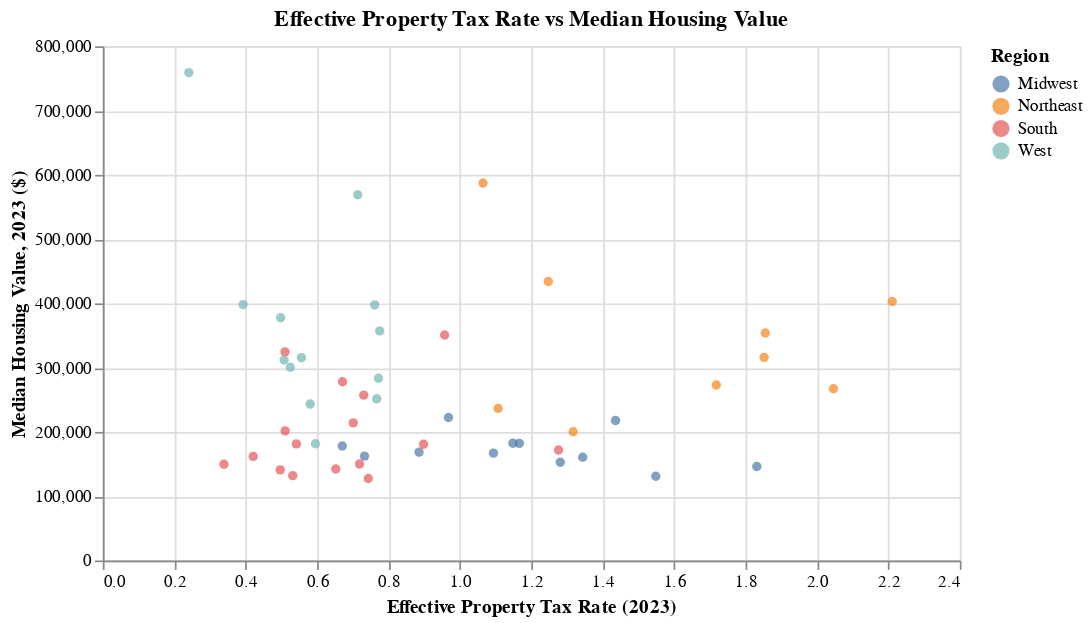

Notebook code for this chart:
### Markdown cell above
### Data Exploration

Perfect! Let's start our exploration and determine if there is a correlation between housing value and property tax rate by graphing the data.

### Code cell
Tax_plot = alt.Chart(State_df).mark_circle().encode(
    x = "Effective Property Tax Rate (2023)",
    y = "Median Housing Value, 2023 ($)",
    color = "Region",
    tooltip=['State','Effective Property Tax Rate (2023)','Median Housing Value, 2023 ($)']
).properties(
    width=500,
    title="Effective Property Tax Rate vs Median Housing Value"
)
Tax_plot

### Figure 1 — Vega-Lite specification as saved in the notebook (floating-point values rounded to 4 significant figures)
{"config": {"view": {"continuousWidth": 300, "continuousHeight": 300}}, "data": {"name": "data-445f00c6fee3f5df1550859ec3677a91"}, "mark": {"type": "circle"}, "encoding": {"color": {"field": "Region", "type": "nominal"}, "tooltip": [{"field": "State", "type": "nominal"}, {"field": "Effective Property Tax Rate (2023)", "type": "quantitative"}, {"field": "Median Housing Value, 2023 ($)", "type": "quantitative"}], "x": {"field": "Effective Property Tax Rate (2023)", "type": "quantitative"}, "y": {"field": "Median Housing Value, 2023 ($)", "type": "quantitative"}}, "title": "Effective Property Tax Rate vs Median Housing Value", "width": 500, "$schema": "https://vega.github.io/schema/vega-lite/v5.20.1.json", "datasets": {"data-445f00c6fee3f5df1550859ec3677a91": [{"State": "Alabama", "Average Income 2023 ($)": 60660, "Region": "South", "Division": "East South Central", "Total Area (sq mi)": 52420, "Land Area (sq mi)": 50645, "Water Area (sq mi)": 1775, "Population 2023": 5117673, "GDP 2023 ($Mil)": 304936, "Median Housing Value, 2023 ($)": 149700.0, "Median Property Taxes Paid, 2023 ($)(5-Year Estimate)": 511.5, "Effective Property Tax Rate (2023)": 0.3392}, {"State": "Alaska", "Average Income 2023 ($)": 98190, "Region": "West", "Division": "Pacific", "Total Area (sq mi)": 665384, "Land Area (sq mi)": 570641, "Water Area (sq mi)": 94743, "Population 2023": 736510, "GDP 2023 ($Mil)": 68056, "Median Housing Value, 2023 ($)": 283600.0, "Median Property Taxes Paid, 2023 ($)(5-Year Estimate)": 2187.0, "Effective Property Tax Rate (2023)": 0.7719}, {"State": "Arizona", "Average Income 2023 ($)": 82660, "Region": "West", "Division": "Mountain", "Total Area (sq mi)": 113990, "Land Area (sq mi)": 113594, "Water Area (sq mi)": 396, "Population 2023": 7473027, "GDP 2023 ($Mil)": 522767, "Median Housing Value, 2023 ($)": 243400.0, "Median Property Taxes Paid, 2023 ($)(5-Year Estimate)": 1349.0, "Effective Property Tax Rate (2023)": 0.5807}, {"State": "Arkansas", "Average Income 2023 ($)": 63250, "Region": "South", "Division": "West South Central", "Total Area (sq mi)": 53179, "Land Area (sq mi)": 52035, "Water Area (sq mi)": 1143, "Population 2023": 3069463, "GDP 2023 ($Mil)": 178606, "Median Housing Value, 2023 ($)": 132000.0, "Median Property Taxes Paid, 2023 ($)(5-Year Estimate)": 705.2, "Effective Property Tax Rate (2023)": 0.5318}, {"State": "California", "Average Income 2023 ($)": 89870, "Region": "West", "Division": "Pacific", "Total Area (sq mi)": 163695, "Land Area (sq mi)": 155779, "Water Area (sq mi)": 7916, "Population 2023": 39198693, "GDP 2023 ($Mil)": 3870379, "Median Housing Value, 2023 ($)": 569000.0, "Median Property Taxes Paid, 2023 ($)(5-Year Estimate)": 4045.0, "Effective Property Tax Rate (2023)": 0.7138}, {"State": "Colorado", "Average Income 2023 ($)": 96640, "Region": "West", "Division": "Mountain", "Total Area (sq mi)": 104094, "Land Area (sq mi)": 103642, "Water Area (sq mi)": 452, "Population 2023": 5901339, "GDP 2023 ($Mil)": 529627, "Median Housing Value, 2023 ($)": 398100.0, "Median Property Taxes Paid, 2023 ($)(5-Year Estimate)": 1560.0, "Effective Property Tax Rate (2023)": 0.3928}, {"State": "Connecticut", "Average Income 2023 ($)": 92240, "Region": "Northeast", "Division": "New England", "Total Area (sq mi)": 5543, "Land Area (sq mi)": 4842, "Water Area (sq mi)": 701, "Population 2023": 3643023, "GDP 2023 ($Mil)": 345912, "Median Housing Value, 2023 ($)": 354000.0, "Median Property Taxes Paid, 2023 ($)(5-Year Estimate)": 6465.0, "Effective Property Tax Rate (2023)": 1.855}, {"State": "Delaware", "Average Income 2023 ($)": 86340, "Region": "South", "Division": "South Atlantic", "Total Area (sq mi)": 2489, "Land Area (sq mi)": 1949, "Water Area (sq mi)": 540, "Population 2023": 1036423, "GDP 2023 ($Mil)": 98069, "Median Housing Value, 2023 ($)": 324600.0, "Median Property Taxes Paid, 2023 ($)(5-Year Estimate)": 1649.0, "Effective Property Tax Rate (2023)": 0.5102}, {"State": "Florida", "Average Income 2023 ($)": 72200, "Region": "South", "Division": "South Atlantic", "Total Area (sq mi)": 65758, "Land Area (sq mi)": 53625, "Water Area (sq mi)": 12133, "Population 2023": 22904868, "GDP 2023 ($Mil)": 1600811, "Median Housing Value, 2023 ($)": 257200.0, "Median Property Taxes Paid, 2023 ($)(5-Year Estimate)": 1885.0, "Effective Property Tax Rate (2023)": 0.7307}, {"State": "Georgia", "Average Income 2023 ($)": 72420, "Region": "South", "Division": "South Atlantic", "Total Area (sq mi)": 59425, "Land Area (sq mi)": 57513, "Water Area (sq mi)": 1912, "Population 2023": 11064432, "GDP 2023 ($Mil)": 831828, "Median Housing Value, 2023 ($)": 180800.0, "Median Property Taxes Paid, 2023 ($)(5-Year Estimate)": 1529.0, "Effective Property Tax Rate (2023)": 0.8982}, {"State": "Hawaii", "Average Income 2023 ($)": 97360, "Region": "West", "Division": "Pacific", "Total Area (sq mi)": 10932, "Land Area (sq mi)": 6423, "Water Area (sq mi)": 4509, "Population 2023": 1441387, "GDP 2023 ($Mil)": 110265, "Median Housing Value, 2023 ($)": 759000.0, "Median Property Taxes Paid, 2023 ($)(5-Year Estimate)": 1789.0, "Effective Property Tax Rate (2023)": 0.2409}, {"State": "Idaho", "Average Income 2023 ($)": 73910, "Region": "West", "Division": "Mountain", "Total Area (sq mi)": 83569, "Land Area (sq mi)": 82643, "Water Area (sq mi)": 926, "Population 2023": 1971122, "GDP 2023 ($Mil)": 120958, "Median Housing Value, 2023 ($)": 311900.0, "Median Property Taxes Paid, 2023 ($)(5-Year Estimate)": 1529.0, "Effective Property Tax Rate (2023)": 0.5078}, {"State": "Illinois", "Average Income 2023 ($)": 87820, "Region": "Midwest", "Division": "East North Central", "Total Area (sq mi)": 57914, "Land Area (sq mi)": 55519, "Water Area (sq mi)": 2395, "Population 2023": 12642259, "GDP 2023 ($Mil)": 1098346, "Median Housing Value, 2023 ($)": 146100.0, "Median Property Taxes Paid, 2023 ($)(5-Year Estimate)": 2782.0, "Effective Property Tax Rate (2023)": 1.831}, {"State": "Indiana", "Average Income 2023 ($)": 76910, "Region": "Midwest", "Division": "East North Central", "Total Area (sq mi)": 36420, "Land Area (sq mi)": 35826, "Water Area (sq mi)": 593, "Population 2023": 6880131, "GDP 2023 ($Mil)": 499503, "Median Housing Value, 2023 ($)": 178100.0, "Median Property Taxes Paid, 2023 ($)(5-Year Estimate)": 1199.0, "Effective Property Tax Rate (2023)": 0.6705}, {"State": "Iowa", "Average Income 2023 ($)": 80860, "Region": "Midwest", "Division": "West North Central", "Total Area (sq mi)": 56273, "Land Area (sq mi)": 55857, "Water Area (sq mi)": 416, "Population 2023": 3218414, "GDP 2023 ($Mil)": 254032, "Median Housing Value, 2023 ($)": 160600.0, "Median Property Taxes Paid, 2023 ($)(5-Year Estimate)": 2160.0, "Effective Property Tax Rate (2023)": 1.344}, {"State": "Kansas", "Average Income 2023 ($)": 84830, "Region": "Midwest", "Division": "West North Central", "Total Area (sq mi)": 82278, "Land Area (sq mi)": 81759, "Water Area (sq mi)": 520, "Population 2023": 2951500, "GDP 2023 ($Mil)": 228232, "Median Housing Value, 2023 ($)": 131100.0, "Median Property Taxes Paid, 2023 ($)(5-Year Estimate)": 1943.0, "Effective Property Tax Rate (2023)": 1.549}, {"State": "Kentucky", "Average Income 2023 ($)": 61980, "Region": "South", "Division": "East South Central", "Total Area (sq mi)": 40408, "Land Area (sq mi)": 39486, "Water Area (sq mi)": 921, "Population 2023": 4550595, "GDP 2023 ($Mil)": 279707, "Median Housing Value, 2023 ($)": 150200.0, "Median Property Taxes Paid, 2023 ($)(5-Year Estimate)": 1093.0, "Effective Property Tax Rate (2023)": 0.719}, {"State": "Louisiana", "Average Income 2023 ($)": 57650, "Region": "South", "Division": "West South Central", "Total Area (sq mi)": 52378, "Land Area (sq mi)": 43204, "Water Area (sq mi)": 9174, "Population 2023": 4588071, "GDP 2023 ($Mil)": 314989, "Median Housing Value, 2023 ($)": 161900.0, "Median Property Taxes Paid, 2023 ($)(5-Year Estimate)": 731.8, "Effective Property Tax Rate (2023)": 0.4211}, {"State": "Maine", "Average Income 2023 ($)": 75740, "Region": "Northeast", "Division": "New England", "Total Area (sq mi)": 35380, "Land Area (sq mi)": 30843, "Water Area (sq mi)": 4537, "Population 2023": 1399646, "GDP 2023 ($Mil)": 93270, "Median Housing Value, 2023 ($)": 236600.0, "Median Property Taxes Paid, 2023 ($)(5-Year Estimate)": 2598.0, "Effective Property Tax Rate (2023)": 1.107}, {"State": "Maryland", "Average Income 2023 ($)": 102000, "Region": "South", "Division": "South Atlantic", "Total Area (sq mi)": 12406, "Land Area (sq mi)": 9707, "Water Area (sq mi)": 2699, "Population 2023": 6217062, "GDP 2023 ($Mil)": 515607, "Median Housing Value, 2023 ($)": 350700.0, "Median Property Taxes Paid, 2023 ($)(5-Year Estimate)": 3328.0, "Effective Property Tax Rate (2023)": 0.9571}, {"State": "Massachusetts", "Average Income 2023 ($)": 106500, "Region": "Northeast", "Division": "New England", "Total Area (sq mi)": 10554, "Land Area (sq mi)": 7800, "Water Area (sq mi)": 2754, "Population 2023": 7066568, "GDP 2023 ($Mil)": 736296, "Median Housing Value, 2023 ($)": 587200.0, "Median Property Taxes Paid, 2023 ($)(5-Year Estimate)": 5149.0, "Effective Property Tax Rate (2023)": 1.065}, {"State": "Michigan", "Average Income 2023 ($)": 76960, "Region": "Midwest", "Division": "East North Central", "Total Area (sq mi)": 96714, "Land Area (sq mi)": 56539, "Water Area (sq mi)": 40174, "Population 2023": 10083356, "GDP 2023 ($Mil)": 673818, "Median Housing Value, 2023 ($)": 182200.0, "Median Property Taxes Paid, 2023 ($)(5-Year Estimate)": 2102.0, "Effective Property Tax Rate (2023)": 1.166}, {"State": "Minnesota", "Average Income 2023 ($)": 90340, "Region": "Midwest", "Division": "West North Central", "Total Area (sq mi)": 86936, "Land Area (sq mi)": 79627, "Water Area (sq mi)": 7309, "Population 2023": 5753048, "GDP 2023 ($Mil)": 483162, "Median Housing Value, 2023 ($)": 222500.0, "Median Property Taxes Paid, 2023 ($)(5-Year Estimate)": 2168.0, "Effective Property Tax Rate (2023)": 0.968}, {"State": "Mississippi", "Average Income 2023 ($)": 55060, "Region": "South", "Division": "East South Central", "Total Area (sq mi)": 48432, "Land Area (sq mi)": 46923, "Water Area (sq mi)": 1509, "Population 2023": 2943172, "GDP 2023 ($Mil)": 151147, "Median Housing Value, 2023 ($)": 127600.0, "Median Property Taxes Paid, 2023 ($)(5-Year Estimate)": 931.2, "Effective Property Tax Rate (2023)": 0.7433}, {"State": "Missouri", "Average Income 2023 ($)": 78290, "Region": "Midwest", "Division": "West North Central", "Total Area (sq mi)": 69707, "Land Area (sq mi)": 68742, "Water Area (sq mi)": 965, "Population 2023": 6208038, "GDP 2023 ($Mil)": 430114, "Median Housing Value, 2023 ($)": 162400.0, "Median Property Taxes Paid, 2023 ($)(5-Year Estimate)": 1199.0, "Effective Property Tax Rate (2023)": 0.7329}, {"State": "Montana", "Average Income 2023 ($)": 79220, "Region": "West", "Division": "Mountain", "Total Area (sq mi)": 147040, "Land Area (sq mi)": 145546, "Water Area (sq mi)": 1494, "Population 2023": 1131302, "GDP 2023 ($Mil)": 73255, "Median Housing Value, 2023 ($)": 251500.0, "Median Property Taxes Paid, 2023 ($)(5-Year Estimate)": 1802.0, "Effective Property Tax Rate (2023)": 0.7672}, {"State": "Nebraska", "Average Income 2023 ($)": 89190, "Region": "Midwest", "Division": "West North Central", "Total Area (sq mi)": 77348, "Land Area (sq mi)": 76824, "Water Area (sq mi)": 524, "Population 2023": 1987864, "GDP 2023 ($Mil)": 181285, "Median Housing Value, 2023 ($)": 152800.0, "Median Property Taxes Paid, 2023 ($)(5-Year Estimate)": 1972.0, "Effective Property Tax Rate (2023)": 1.281}, {"State": "Nevada", "Average Income 2023 ($)": 81310, "Region": "West", "Division": "Mountain", "Total Area (sq mi)": 110570, "Land Area (sq mi)": 109781, "Water Area (sq mi)": 791, "Population 2023": 3214363, "GDP 2023 ($Mil)": 245949, "Median Housing Value, 2023 ($)": 300600.0, "Median Property Taxes Paid, 2023 ($)(5-Year Estimate)": 1499.0, "Effective Property Tax Rate (2023)": 0.5251}, {"State": "New Hampshire", "Average Income 2023 ($)": 98780, "Region": "Northeast", "Division": "New England", "Total Area (sq mi)": 9349, "Land Area (sq mi)": 8953, "Water Area (sq mi)": 397, "Population 2023": 1402199, "GDP 2023 ($Mil)": 114101, "Median Housing Value, 2023 ($)": 316000.0, "Median Property Taxes Paid, 2023 ($)(5-Year Estimate)": 5680.0, "Effective Property Tax Rate (2023)": 1.852}, {"State": "New Jersey", "Average Income 2023 ($)": 91590, "Region": "Northeast", "Division": "Mid-Atlantic", "Total Area (sq mi)": 8723, "Land Area (sq mi)": 7354, "Water Area (sq mi)": 1368, "Population 2023": 9379642, "GDP 2023 ($Mil)": 806665, "Median Housing Value, 2023 ($)": 403000.0, "Median Property Taxes Paid, 2023 ($)(5-Year Estimate)": 8512.0, "Effective Property Tax Rate (2023)": 2.211}, {"State": "New Mexico", "Average Income 2023 ($)": 60980, "Region": "West", "Division": "Mountain", "Total Area (sq mi)": 121590, "Land Area (sq mi)": 121298, "Water Area (sq mi)": 292, "Population 2023": 2121164, "GDP 2023 ($Mil)": 135010, "Median Housing Value, 2023 ($)": 181600.0, "Median Property Taxes Paid, 2023 ($)(5-Year Estimate)": 1043.0, "Effective Property Tax Rate (2023)": 0.5953}, {"State": "New York", "Average Income 2023 ($)": 81600, "Region": "Northeast", "Division": "Mid-Atlantic", "Total Area (sq mi)": 5455, "Land Area (sq mi)": 47126, "Water Area (sq mi)": 7429, "Population 2023": 19737367, "GDP 2023 ($Mil)": 2172010, "Median Housing Value, 2023 ($)": 267200.0, "Median Property Taxes Paid, 2023 ($)(5-Year Estimate)": 4709.0, "Effective Property Tax Rate (2023)": 2.046}, {"State": "North Carolina", "Average Income 2023 ($)": 68610, "Region": "South", "Division": "South Atlantic", "Total Area (sq mi)": 53819, "Land Area (sq mi)": 48618, "Water Area (sq mi)": 5201, "Population 2023": 10881189, "GDP 2023 ($Mil)": 788103, "Median Housing Value, 2023 ($)": 214200.0, "Median Property Taxes Paid, 2023 ($)(5-Year Estimate)": 1433.0, "Effective Property Tax Rate (2023)": 0.7013}, {"State": "North Dakota", "Average Income 2023 ($)": 76960, "Region": "Midwest", "Division": "West North Central", "Total Area (sq mi)": 70698, "Land Area (sq mi)": 69001, "Water Area (sq mi)": 1698, "Population 2023": 789047, "GDP 2023 ($Mil)": 76043, "Median Housing Value, 2023 ($)": 168600.0, "Median Property Taxes Paid, 2023 ($)(5-Year Estimate)": 1460.0, "Effective Property Tax Rate (2023)": 0.8855}, {"State": "Ohio", "Average Income 2023 ($)": 73770, "Region": "Midwest", "Division": "East North Central", "Total Area (sq mi)": 44826, "Land Area (sq mi)": 40861, "Water Area (sq mi)": 3965, "Population 2023": 11824034, "GDP 2023 ($Mil)": 884834, "Median Housing Value, 2023 ($)": 182500.0, "Median Property Taxes Paid, 2023 ($)(5-Year Estimate)": 2145.0, "Effective Property Tax Rate (2023)": 1.148}, {"State": "Oklahoma", "Average Income 2023 ($)": 67330, "Region": "South", "Division": "West South Central", "Total Area (sq mi)": 69899, "Land Area (sq mi)": 68595, "Water Area (sq mi)": 1304, "Population 2023": 4063882, "GDP 2023 ($Mil)": 256689, "Median Housing Value, 2023 ($)": 142300.0, "Median Property Taxes Paid, 2023 ($)(5-Year Estimate)": 959.5, "Effective Property Tax Rate (2023)": 0.6524}, {"State": "Oregon", "Average Income 2023 ($)": 88740, "Region": "West", "Division": "Pacific", "Total Area (sq mi)": 98379, "Land Area (sq mi)": 95988, "Water Area (sq mi)": 2391, "Population 2023": 4253653, "GDP 2023 ($Mil)": 318884, "Median Housing Value, 2023 ($)": 357100.0, "Median Property Taxes Paid, 2023 ($)(5-Year Estimate)": 2745.0, "Effective Property Tax Rate (2023)": 0.7753}, {"State": "Pennsylvania", "Average Income 2023 ($)": 79820, "Region": "Northeast", "Division": "Mid-Atlantic", "Total Area (sq mi)": 46054, "Land Area (sq mi)": 44743, "Water Area (sq mi)": 1312, "Population 2023": 13017721, "GDP 2023 ($Mil)": 976361, "Median Housing Value, 2023 ($)": 200300.0, "Median Property Taxes Paid, 2023 ($)(5-Year Estimate)": 2657.0, "Effective Property Tax Rate (2023)": 1.317}, {"State": "Rhode Island", "Average Income 2023 ($)": 81860, "Region": "Northeast", "Division": "New England", "Total Area (sq mi)": 1545, "Land Area (sq mi)": 1034, "Water Area (sq mi)": 511, "Population 2023": 1103429, "GDP 2023 ($Mil)": 77574, "Median Housing Value, 2023 ($)": 434100.0, "Median Property Taxes Paid, 2023 ($)(5-Year Estimate)": 5269.0, "Effective Property Tax Rate (2023)": 1.248}, {"State": "South Carolina", "Average Income 2023 ($)": 69100, "Region": "South", "Division": "South Atlantic", "Total Area (sq mi)": 32020, "Land Area (sq mi)": 30061, "Water Area (sq mi)": 1960, "Population 2023": 5387830, "GDP 2023 ($Mil)": 327420, "Median Housing Value, 2023 ($)": 181400.0, "Median Property Taxes Paid, 2023 ($)(5-Year Estimate)": 938.9, "Effective Property Tax Rate (2023)": 0.542}, {"State": "South Dakota", "Average Income 2023 ($)": 81740, "Region": "Midwest", "Division": "West North Central", "Total Area (sq mi)": 77116, "Land Area (sq mi)": 75811, "Water Area (sq mi)": 1305, "Population 2023": 918305, "GDP 2023 ($Mil)": 74034, "Median Housing Value, 2023 ($)": 167000.0, "Median Property Taxes Paid, 2023 ($)(5-Year Estimate)": 1785.0, "Effective Property Tax Rate (2023)": 1.094}, {"State": "Tennessee", "Average Income 2023 ($)": 72700, "Region": "South", "Division": "East South Central", "Total Area (sq mi)": 42144, "Land Area (sq mi)": 41235, "Water Area (sq mi)": 909, "Population 2023": 7148304, "GDP 2023 ($Mil)": 523032, "Median Housing Value, 2023 ($)": 201600.0, "Median Property Taxes Paid, 2023 ($)(5-Year Estimate)": 1016.0, "Effective Property Tax Rate (2023)": 0.5105}, {"State": "Texas", "Average Income 2023 ($)": 79060, "Region": "South", "Division": "West South Central", "Total Area (sq mi)": 268596, "Land Area (sq mi)": 261232, "Water Area (sq mi)": 7365, "Population 2023": 30727890, "GDP 2023 ($Mil)": 2583866, "Median Housing Value, 2023 ($)": 172000.0, "Median Property Taxes Paid, 2023 ($)(5-Year Estimate)": 2203.0, "Effective Property Tax Rate (2023)": 1.276}, {"State": "Utah", "Average Income 2023 ($)": 101200, "Region": "West", "Division": "Mountain", "Total Area (sq mi)": 84897, "Land Area (sq mi)": 82170, "Water Area (sq mi)": 2727, "Population 2023": 3443222, "GDP 2023 ($Mil)": 281329, "Median Housing Value, 2023 ($)": 377600.0, "Median Property Taxes Paid, 2023 ($)(5-Year Estimate)": 1815.0, "Effective Property Tax Rate (2023)": 0.4978}, {"State": "Vermont", "Average Income 2023 ($)": 85190, "Region": "Northeast", "Division": "New England", "Total Area (sq mi)": 9616, "Land Area (sq mi)": 9217, "Water Area (sq mi)": 400, "Population 2023": 648708, "GDP 2023 ($Mil)": 43534, "Median Housing Value, 2023 ($)": 273000.0, "Median Property Taxes Paid, 2023 ($)(5-Year Estimate)": 4648.0, "Effective Property Tax Rate (2023)": 1.718}, {"State": "Virginia", "Average Income 2023 ($)": 96490, "Region": "South", "Division": "South Atlantic", "Total Area (sq mi)": 42775, "Land Area (sq mi)": 39490, "Water Area (sq mi)": 3285, "Population 2023": 8734685, "GDP 2023 ($Mil)": 719897, "Median Housing Value, 2023 ($)": 278100.0, "Median Property Taxes Paid, 2023 ($)(5-Year Estimate)": 1960.0, "Effective Property Tax Rate (2023)": 0.6712}, {"State": "Washington", "Average Income 2023 ($)": 93440, "Region": "West", "Division": "Pacific", "Total Area (sq mi)": 71298, "Land Area (sq mi)": 66456, "Water Area (sq mi)": 4842, "Population 2023": 7857320, "GDP 2023 ($Mil)": 807865, "Median Housing Value, 2023 ($)": 397700.0, "Median Property Taxes Paid, 2023 ($)(5-Year Estimate)": 3028.0, "Effective Property Tax Rate (2023)": 0.7613}, {"State": "West Virginia", "Average Income 2023 ($)": 60410, "Region": "South", "Division": "South Atlantic", "Total Area (sq mi)": 24230, "Land Area (sq mi)": 24038, "Water Area (sq mi)": 192, "Population 2023": 1770495, "GDP 2023 ($Mil)": 102152, "Median Housing Value, 2023 ($)": 141000.0, "Median Property Taxes Paid, 2023 ($)(5-Year Estimate)": 699.5, "Effective Property Tax Rate (2023)": 0.4968}, {"State": "Wisconsin", "Average Income 2023 ($)": 79690, "Region": "Midwest", "Division": "East North Central", "Total Area (sq mi)": 65496, "Land Area (sq mi)": 54158, "Water Area (sq mi)": 11339, "Population 2023": 5930405, "GDP 2023 ($Mil)": 428447, "Median Housing Value, 2023 ($)": 217800.0, "Median Property Taxes Paid, 2023 ($)(5-Year Estimate)": 3081.0, "Effective Property Tax Rate (2023)": 1.436}, {"State": "Wyoming", "Average Income 2023 ($)": 77200, "Region": "West", "Division": "Mountain", "Total Area (sq mi)": 97813, "Land Area (sq mi)": 97093, "Water Area (sq mi)": 720, "Population 2023": 585067, "GDP 2023 ($Mil)": 51991, "Median Housing Value, 2023 ($)": 315500.0, "Median Property Taxes Paid, 2023 ($)(5-Year Estimate)": 1666.0, "Effective Property Tax Rate (2023)": 0.5561}]}}
